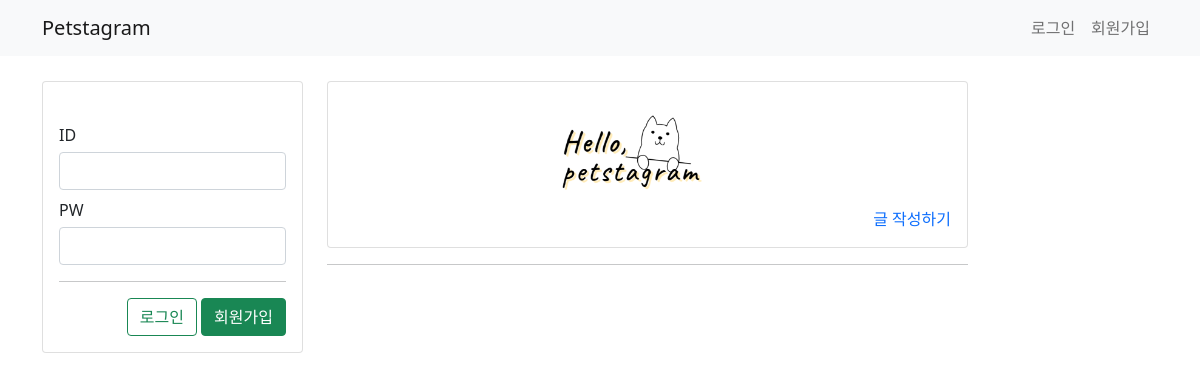
The app's page /, older data.
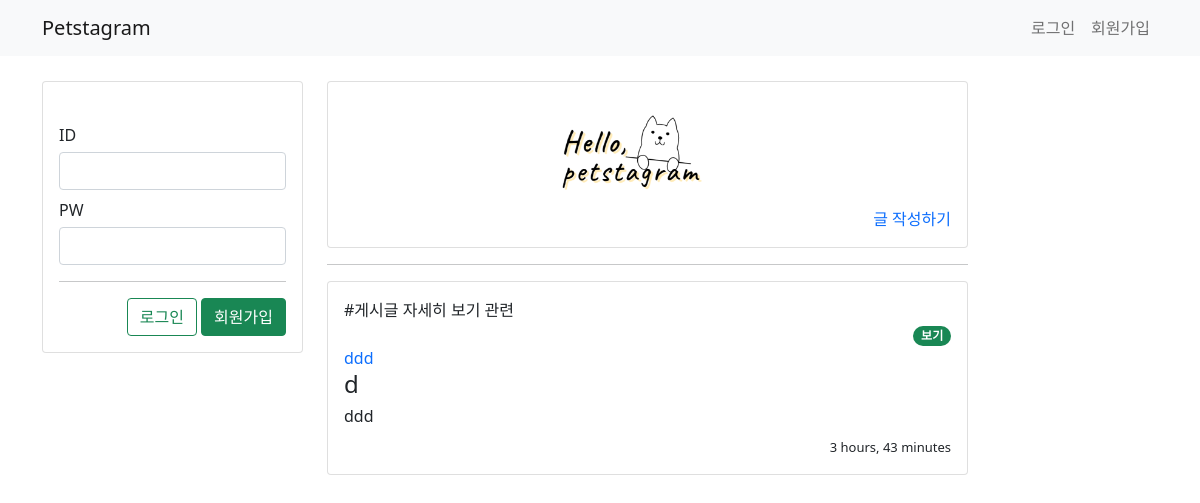
The same page, newer data.
### feed/models.py (models this page shows)
class FeedModel(models.Model):
    class Meta:
        db_table = "board_feed"
    post = models.ForeignKey(Post, on_delete=models.CASCADE)
    author = models.ForeignKey(UserModel, on_delete=models.CASCADE)
    title = models.CharField("제목",max_length=50)
    content = models.CharField("내용",max_length=225)
    created_at = models.DateTimeField(auto_now_add=True)
    updated_at = models.DateTimeField(auto_now=True)

### user/models.py (models this page shows)
class UserModel(AbstractUser):
    class Meta:
        db_table = 'user'
    user_chg = models.DateTimeField(auto_now=True)
    nickname = models.CharField(max_length=20, default='')

### feed/views.py (the view)
# urls.py: path('', views.mainpage_feed, name='mainpage_feed'),
def mainpage_feed(request):
    if request.method == 'GET':
        all_feed = FeedModel.objects.all().order_by('-created_at')
        return render(request, 'feed/petstagram.html', {'all_feed': all_feed})

### templates/feed/petstagram.html (shortened to what this page needs)
{% extends 'base.html' %}
{% block content %}
<div class="container timeline-container">
    <div class="row">
        {% if not user.is_authenticated %}
        <div class="col-md-3">
            <div class="card">
                <div class="card-body">
                    <form class="form-area" action="/login/" method="post">
                        <div class="form-group mt-2 mb-2">
                            <label for="username">ID</label>
                            <input type="text" class="form-control" id="username" name="username">
                        </div>
                        <div class="form-group mt-2 mb-2">
                            <label for="password">PW</label>
                            <input type="password" class="form-control" id="password" name="password">
                        </div>
                        <hr>
                        <div style="float: right">
                            <button type="submit" class="btn btn-outline-success">로그인</button>
                            <a href="/signup" class="btn btn-success">회원가입</a>
                        </div>
                    </form>
                </div>
            </div>
        </div>
        {% endif %}
        <div class="col-md-7">
            <div class="row mb-2">
                <div class="col-md-12">
                    <div class="card">
                        <div class="card-body">
                            <div class="media">
                                <div class="media-body">
                                    <img src="/static/img/logo.png" style="max-width: 100%">
                                </div>
                                <div class="media-body" style="text-align: right">
                                    <a href="/post/" style="text-align: center;" class="mt-0">글 작성하기</a>
                                </div>
                            </div>
                        </div>
                    </div>
                </div>
            </div>
            <hr>
            <div class="row">
                {% for feed in all_feed %}
                <div class="col-md-12 mb-2">
                    <div class="card">
                        <div class="card-body">
                            #게시글 자세히 보기 관련
                            {% if feed.post.author == user %}
                            <div style="display: flex; flex-direction: row; justify-content: right">
                                <div style="text-align: right">
                                    <a href="/detailpost/{{ feed.post.id }}">
                                        <span class="badge rounded-pill bg-success">보기</span>
                                    </a>
                                </div>
                            </div>
                            {% elif feed.author != user %}
                            <div style="text-align: right">
                                <a href="/detail/{{ feed.post.id }}">
                                    <span class="badge rounded-pill bg-success">보기</span>
                                </a>
                            </div>
                            {% endif %}
                            <a href="마이페이지/유저">{{ feed.author.username }}</a>
                            <div class="media">
                                <div class="media-body">
                                    <h4 class="mt-0">{{ feed.title }}</h4>
                                    <h6 class="mt-0">{{ feed.content|slice:":20" }}</h6>
                                </div>
                                <div style="text-align: right">
                                    <span style="font-size: small">{{ feed.created_at|timesince }}</span>
                                </div>
                            </div>
                        </div>
                    </div>
                </div>
                {% endfor %}
            </div>
        </div>
        <div class="col-md-2"></div>
    </div>
</div>
{% endblock %}

### templates/base.html (shortened to what this page needs)
<!DOCTYPE html>
<html lang="en">
<head>
    <link href="https://cdn.jsdelivr.net/npm/bootstrap@5.0.0-beta3/dist/css/bootstrap.min.css" rel="stylesheet"
>
</head>
<body>
<nav class="navbar navbar-expand-lg navbar-light bg-light">
    <div class="container">
        <a class="navbar-brand" href="/"> Petstagram</a>
        <form class="form-inline my-2 my-lg-0">
            {% if not user.is_authenticated %}
                <ul class="navbar-nav mr-auto">
                    <li class="nav-item active">
                        <a class="nav-link" href="/login/"> 로그인 </a>
                    </li>
                    <li class="nav-item active">
                        <a class="nav-link" href="/signup/"> 회원가입 </a>
                    </li>
                </ul>
            {% endif %}
        </form>
    </div>
</nav>
{% block content %}
{% endblock %}
</body>
</html>

### templates/base.html (style rules this page uses)
.form-area { margin-top: 25px; }
.timeline-container { margin-top: 25px }
a { text-decoration-line: none; }
input { width: 100%; padding: 10px; border-radius: 5px; margin-top: 5px; }

Row changes from the older to the newer data that the page shows:
added FeedModel: author.username "ddd", title "d", content "ddd", created_at "3 hours, 43 minutes"
